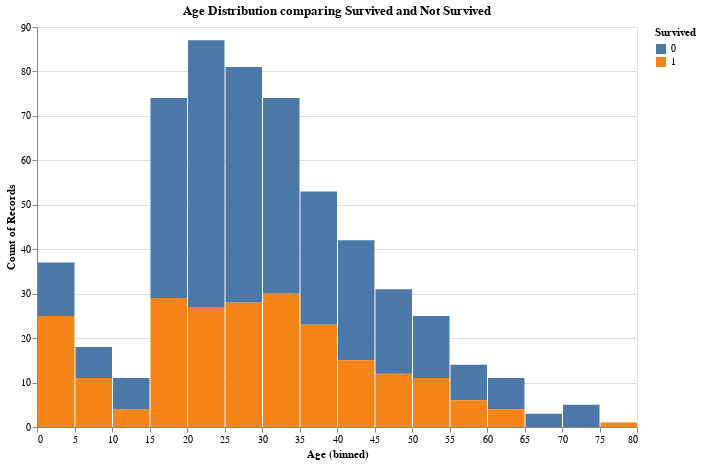

The notebook cell saved with this chart:
### Code cell
# Using Altair
age_hist = alt.Chart(
    df_train.assign(Survived=df_train['Survived'].astype(str))
).mark_bar().encode(
    x=alt.X('Age', bin=alt.Bin(maxbins=30)),
    y='count()',
    color='Survived'
).properties(
    width=600,
    height=400,
    title='Age Distribution comparing Survived and Not Survived'
)
age_hist

### Figure 1 — Vega-Lite specification as saved in the notebook (floating-point values rounded to 4 significant figures; data arrays with more than 128 entries replaced by an {"elided": "..."} marker saying what was removed)
{"config": {"view": {"continuousWidth": 300, "continuousHeight": 300}}, "data": {"name": "data-6f7dbdbee901a639c6f3d606ca482cbd"}, "mark": {"type": "bar"}, "encoding": {"color": {"field": "Survived", "type": "nominal"}, "x": {"bin": {"maxbins": 30}, "field": "Age", "type": "quantitative"}, "y": {"aggregate": "count", "type": "quantitative"}}, "height": 400, "title": "Age Distribution comparing Survived and Not Survived", "width": 600, "$schema": "https://vega.github.io/schema/vega-lite/v5.16.3.json", "datasets": {"data-6f7dbdbee901a639c6f3d606ca482cbd": {"elided": "712 records"}}}
